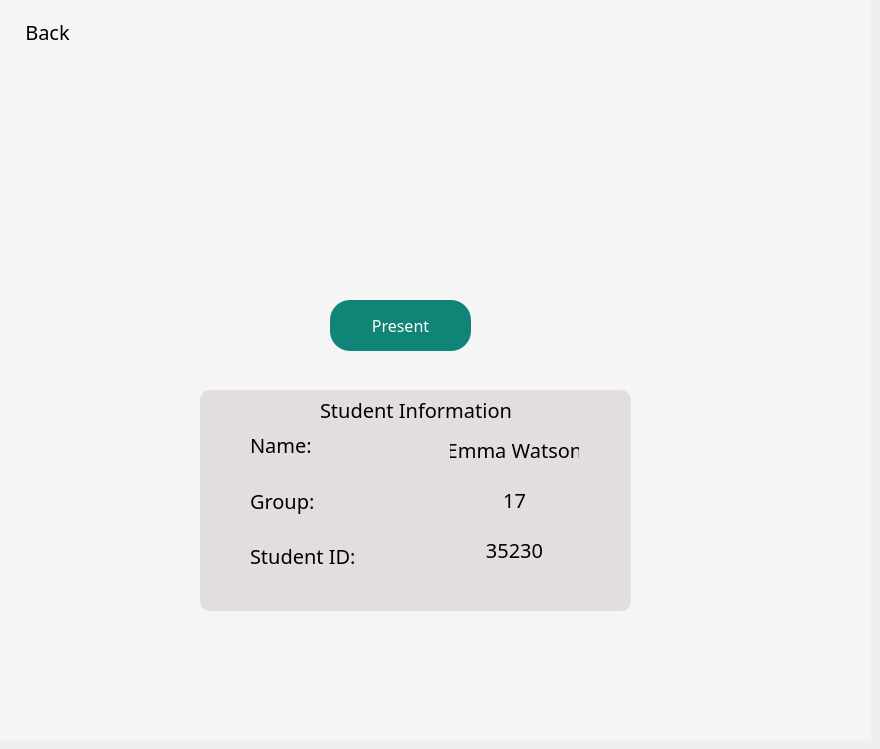
        <widget class="QWidget" name="Student_Info">
         <widget class="QWidget" name="widget_13" native="true">
          <property name="geometry">
           <rect>
            <x>0</x>
            <y>0</y>
            <width>871</width>
            <height>740</height>
           </rect>
          </property>
          <property name="styleSheet">
           <string notr="true">background:#F5F5F5;</string>
          </property>
          <widget class="QWidget" name="widget_24" native="true">
           <property name="geometry">
            <rect>
             <x>200</x>
             <y>390</y>
             <width>431</width>
             <height>221</height>
            </rect>
           </property>
           <property name="styleSheet">
            <string notr="true">background-color: #E2DEDE;
border-top-left-radius: 10px;          
border-bottom-left-radius: 10px;       
border-top-right-radius: 10px;         
border-bottom-right-radius: 10px;      
</string>
           </property>
           <widget class="QWidget" name="layoutWidget">
            <property name="geometry">
             <rect>
              <x>50</x>
              <y>30</y>
              <width>116</width>
              <height>161</height>
             </rect>
            </property>
            <layout class="QVBoxLayout" name="verticalLayout_8">
             <item>
              <widget class="QLabel" name="label_4">
               <property name="font">
                <font>
                 <family>Myanmar Khyay</family>
                 <pointsize>15</pointsize>
                </font>
               </property>
               <property name="text">
                <string>Name:</string>
               </property>
              </widget>
             </item>
             <item>
              <widget class="QLabel" name="label_13">
               <property name="font">
                <font>
                 <family>Myanmar Khyay</family>
                 <pointsize>15</pointsize>
                </font>
               </property>
               <property name="text">
                <string>Group:</string>
               </property>
              </widget>
             </item>
             <item>
              <widget class="QLabel" name="label_16">
               <property name="font">
                <font>
                 <family>Myanmar Khyay</family>
                 <pointsize>15</pointsize>
                </font>
               </property>
               <property name="text">
                <string>Student ID:</string>
               </property>
              </widget>
             </item>
            </layout>
           </widget>
           <widget class="QWidget" name="layoutWidget">
            <property name="geometry">
             <rect>
              <x>250</x>
              <y>30</y>
              <width>129</width>
              <height>161</height>
             </rect>
            </property>
            <layout class="QVBoxLayout" name="verticalLayout_9">
             <item>
              <widget class="QPushButton" name="pushButton_57">
               <property name="font">
                <font>
                 <family>Myanmar Khyay</family>
                 <pointsize>15</pointsize>
                </font>
               </property>
               <property name="text">
                <string>Emma Watson</string>
               </property>
              </widget>
             </item>
             <item>
              <widget class="QPushButton" name="pushButton_58">
               <property name="font">
                <font>
                 <family>Myanmar Khyay</family>
                 <pointsize>15</pointsize>
                </font>
               </property>
               <property name="text">
                <string>17</string>
               </property>
              </widget>
             </item>
             <item>
              <widget class="QPushButton" name="pushButton_61">
               <property name="font">
                <font>
                 <family>Myanmar Khyay</family>
                 <pointsize>15</pointsize>
                </font>
               </property>
               <property name="text">
                <string>35230</string>
               </property>
              </widget>
             </item>
            </layout>
           </widget>
           <widget class="QLabel" name="label_11">
            <property name="geometry">
             <rect>
              <x>120</x>
              <y>10</y>
              <width>191</width>
              <height>20</height>
             </rect>
            </property>
            <property name="font">
             <font>
              <family>Myanmar Khyay</family>
              <pointsize>15</pointsize>
             </font>
            </property>
            <property name="text">
             <string>Student Information:</string>
            </property>
           </widget>
          </widget>
          <widget class="QPushButton" name="pushButton_62">
           <property name="enabled">
            <bool>true</bool>
           </property>
           <property name="geometry">
            <rect>
             <x>330</x>
             <y>300</y>
             <width>141</width>
             <height>51</height>
            </rect>
           </property>
           <property name="font">
            <font>
             <family>Myanmar Khyay</family>
             <pointsize>12</pointsize>
            </font>
           </property>
           <property name="styleSheet">
            <string notr="true">background-color: #108476;
border-top-left-radius: 20px;          
border-bottom-left-radius: 20px;       
border-top-right-radius: 20px;         
border-bottom-right-radius: 20px;      
color: #ffffff;

</string>
           </property>
           <property name="text">
            <string>Present</string>
           </property>
          </widget>
          <widget class="QPushButton" name="pushButton_64">
           <property name="geometry">
            <rect>
             <x>10</x>
             <y>20</y>
             <width>75</width>
             <height>24</height>
            </rect>
           </property>
           <property name="font">
            <font>
             <family>Myanmar Khyay</family>
             <pointsize>15</pointsize>
            </font>
           </property>
           <property name="styleSheet">
            <string notr="true">QPushButton {
        display: inline-block;       /* Inline block layout */
        border-radius: 12px;         /* Rounded corners */
    }
</string>
           </property>
           <property name="text">
            <string>Back</string>
           </property>
           <property name="icon">
            <iconset>
             <normaloff>Images/back.png</normaloff>Images/back.png</iconset>
           </property>
           <property name="iconSize">
            <size>
             <width>25</width>
             <height>25</height>
            </size>
           </property>
          </widget>
          <widget class="QLabel" name="Original_Picture_ID">
           <property name="geometry">
            <rect>
             <x>450</x>
             <y>120</y>
             <width>151</width>
             <height>151</height>
            </rect>
           </property>
           <property name="font">
            <font>
             <family>Myanmar Khyay</family>
            </font>
           </property>
           <property name="text">
            <string/>
           </property>
           <property name="pixmap">
            <pixmap resource="resource.qrc">:/newPrefix/Images/Emma_Photo_2.png</pixmap>
           </property>
           <property name="scaledContents">
            <bool>true</bool>
           </property>
          </widget>
          <widget class="QLabel" name="Class_Picture_ID">
           <property name="geometry">
            <rect>
             <x>220</x>
             <y>120</y>
             <width>141</width>
             <height>151</height>
            </rect>
           </property>
           <property name="font">
            <font>
             <family>Myanmar Khyay</family>
            </font>
           </property>
           <property name="text">
            <string/>
           </property>
           <property name="pixmap">
            <pixmap resource="resource.qrc">:/newPrefix/Images/Emma_Photo_1.png</pixmap>
           </property>
           <property name="scaledContents">
            <bool>true</bool>
           </property>
          </widget>
         </widget>
        </widget>
